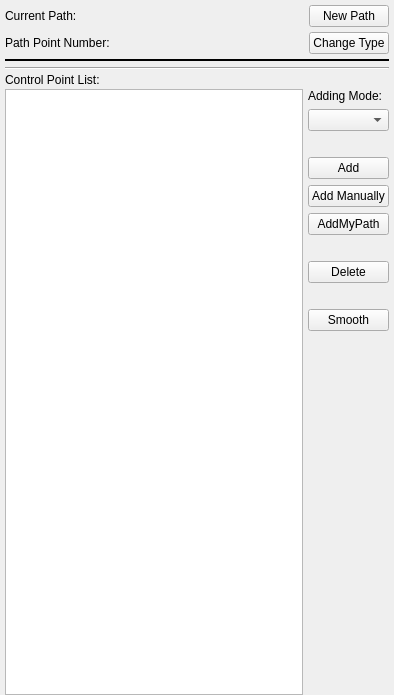
<?xml version="1.0" encoding="UTF-8"?>
<ui version="4.0">
 <class>sv4guiPathEdit</class>
 <widget class="QWidget" name="sv4guiPathEdit">
  <property name="geometry">
   <rect>
    <x>0</x>
    <y>0</y>
    <width>394</width>
    <height>695</height>
   </rect>
  </property>
  <property name="minimumSize">
   <size>
    <width>0</width>
    <height>0</height>
   </size>
  </property>
  <property name="windowTitle">
   <string>Edit Path</string>
  </property>
  <layout class="QVBoxLayout" name="verticalLayout">
   <property name="spacing">
    <number>0</number>
   </property>
   <property name="leftMargin">
    <number>5</number>
   </property>
   <property name="topMargin">
    <number>5</number>
   </property>
   <property name="rightMargin">
    <number>5</number>
   </property>
   <property name="bottomMargin">
    <number>0</number>
   </property>
   <item>
    <widget class="QWidget" name="widget_3" native="true">
     <layout class="QGridLayout" name="gridLayout">
      <property name="leftMargin">
       <number>0</number>
      </property>
      <property name="topMargin">
       <number>0</number>
      </property>
      <property name="rightMargin">
       <number>0</number>
      </property>
      <property name="bottomMargin">
       <number>5</number>
      </property>
      <property name="spacing">
       <number>5</number>
      </property>
      <item row="0" column="0">
       <widget class="QLabel" name="label_6">
        <property name="sizePolicy">
         <sizepolicy hsizetype="Fixed" vsizetype="Preferred">
          <horstretch>0</horstretch>
          <verstretch>0</verstretch>
         </sizepolicy>
        </property>
        <property name="text">
         <string>Current Path:</string>
        </property>
       </widget>
      </item>
      <item row="1" column="1">
       <widget class="QLabel" name="labelPathPointNumber">
        <property name="text">
         <string/>
        </property>
       </widget>
      </item>
      <item row="1" column="0">
       <widget class="QLabel" name="label_4">
        <property name="sizePolicy">
         <sizepolicy hsizetype="Fixed" vsizetype="Preferred">
          <horstretch>0</horstretch>
          <verstretch>0</verstretch>
         </sizepolicy>
        </property>
        <property name="text">
         <string>Path Point Number:</string>
        </property>
       </widget>
      </item>
      <item row="0" column="1">
       <widget class="QLabel" name="labelPathName">
        <property name="text">
         <string/>
        </property>
       </widget>
      </item>
      <item row="1" column="2">
       <widget class="QPushButton" name="btnChange">
        <property name="sizePolicy">
         <sizepolicy hsizetype="Fixed" vsizetype="Fixed">
          <horstretch>0</horstretch>
          <verstretch>0</verstretch>
         </sizepolicy>
        </property>
        <property name="text">
         <string>Change Type</string>
        </property>
       </widget>
      </item>
      <item row="0" column="2">
       <widget class="QPushButton" name="btnNewPath">
        <property name="sizePolicy">
         <sizepolicy hsizetype="Preferred" vsizetype="Fixed">
          <horstretch>0</horstretch>
          <verstretch>0</verstretch>
         </sizepolicy>
        </property>
        <property name="text">
         <string>New Path</string>
        </property>
       </widget>
      </item>
     </layout>
    </widget>
   </item>
   <item>
    <widget class="Line" name="line">
     <property name="frameShadow">
      <enum>QFrame::Plain</enum>
     </property>
     <property name="lineWidth">
      <number>2</number>
     </property>
     <property name="midLineWidth">
      <number>1</number>
     </property>
     <property name="orientation">
      <enum>Qt::Horizontal</enum>
     </property>
    </widget>
   </item>
   <item>
    <widget class="QWidget" name="widget_4" native="true">
     <layout class="QGridLayout" name="gridLayout_2">
      <property name="leftMargin">
       <number>0</number>
      </property>
      <property name="topMargin">
       <number>2</number>
      </property>
      <property name="rightMargin">
       <number>0</number>
      </property>
      <property name="bottomMargin">
       <number>3</number>
      </property>
      <property name="spacing">
       <number>0</number>
      </property>
      <item row="0" column="0">
       <widget class="sv4guiResliceSlider" name="resliceSlider" native="true"/>
      </item>
     </layout>
    </widget>
   </item>
   <item>
    <widget class="QWidget" name="widget" native="true">
     <layout class="QHBoxLayout" name="horizontalLayout">
      <property name="leftMargin">
       <number>0</number>
      </property>
      <property name="topMargin">
       <number>0</number>
      </property>
      <property name="rightMargin">
       <number>0</number>
      </property>
      <property name="bottomMargin">
       <number>0</number>
      </property>
     </layout>
    </widget>
   </item>
   <item>
    <widget class="Line" name="line_2">
     <property name="orientation">
      <enum>Qt::Horizontal</enum>
     </property>
    </widget>
   </item>
   <item>
    <widget class="QWidget" name="widget_6" native="true">
     <layout class="QHBoxLayout" name="horizontalLayout_3">
      <property name="spacing">
       <number>0</number>
      </property>
      <property name="leftMargin">
       <number>0</number>
      </property>
      <property name="topMargin">
       <number>3</number>
      </property>
      <property name="rightMargin">
       <number>0</number>
      </property>
      <property name="bottomMargin">
       <number>2</number>
      </property>
      <item>
       <widget class="QLabel" name="label_2">
        <property name="text">
         <string>Control Point List:</string>
        </property>
       </widget>
      </item>
     </layout>
    </widget>
   </item>
   <item>
    <widget class="QWidget" name="widget_2" native="true">
     <layout class="QHBoxLayout" name="horizontalLayout_2">
      <property name="spacing">
       <number>5</number>
      </property>
      <property name="leftMargin">
       <number>0</number>
      </property>
      <property name="topMargin">
       <number>0</number>
      </property>
      <property name="rightMargin">
       <number>0</number>
      </property>
      <property name="bottomMargin">
       <number>0</number>
      </property>
      <item>
       <widget class="QListWidget" name="listWidget">
        <property name="toolTip">
         <string>To interactively modify the path in Display window:
Ctrl + left click to add a control point
Left click and hold to drag a control point
Right click to remove a control point </string>
        </property>
       </widget>
      </item>
      <item>
       <widget class="QWidget" name="widget_5" native="true">
        <layout class="QVBoxLayout" name="verticalLayout_2">
         <property name="spacing">
          <number>6</number>
         </property>
         <property name="leftMargin">
          <number>0</number>
         </property>
         <property name="topMargin">
          <number>0</number>
         </property>
         <property name="rightMargin">
          <number>0</number>
         </property>
         <property name="bottomMargin">
          <number>0</number>
         </property>
         <item>
          <widget class="QLabel" name="label">
           <property name="text">
            <string>Adding Mode:</string>
           </property>
          </widget>
         </item>
         <item>
          <widget class="QComboBox" name="comboBoxAddingMode">
           <property name="toolTip">
            <string>Choose a mode for how to add a new control point</string>
           </property>
           <item>
            <property name="text">
             <string/>
            </property>
           </item>
           <item>
            <property name="text">
             <string/>
            </property>
           </item>
           <item>
            <property name="text">
             <string/>
            </property>
           </item>
           <item>
            <property name="text">
             <string/>
            </property>
           </item>
           <item>
            <property name="text">
             <string/>
            </property>
           </item>
          </widget>
         </item>
         <item>
          <widget class="QLabel" name="label_3">
           <property name="text">
            <string/>
           </property>
          </widget>
         </item>
         <item>
          <widget class="QPushButton" name="buttonAdd">
           <property name="toolTip">
            <string>Add the crosshair center as a new control point
(Shortcut: Ctrl+A)</string>
           </property>
           <property name="text">
            <string>Add</string>
           </property>
          </widget>
         </item>
         <item>
          <widget class="QPushButton" name="buttonAddManually">
           <property name="toolTip">
            <string>Add a control point by providing coordinates</string>
           </property>
           <property name="text">
            <string>Add Manually</string>
           </property>
          </widget>
         </item>
         <item>
          <widget class="QPushButton" name="buttonAddMyPath">
           <property name="text">
            <string>AddMyPath</string>
           </property>
          </widget>
         </item>
         <item>
          <widget class="QLabel" name="label_5">
           <property name="text">
            <string/>
           </property>
          </widget>
         </item>
         <item>
          <widget class="QPushButton" name="buttonDelete">
           <property name="toolTip">
            <string>Delete the selected point
(Shortcut: Ctrl+D)</string>
           </property>
           <property name="text">
            <string>Delete</string>
           </property>
          </widget>
         </item>
         <item>
          <widget class="QLabel" name="label_7">
           <property name="text">
            <string/>
           </property>
          </widget>
         </item>
         <item>
          <widget class="QPushButton" name="btnSmooth">
           <property name="toolTip">
            <string>Smooth the path by Fourier transform</string>
           </property>
           <property name="text">
            <string>Smooth</string>
           </property>
          </widget>
         </item>
         <item>
          <spacer name="verticalSpacer">
           <property name="orientation">
            <enum>Qt::Vertical</enum>
           </property>
           <property name="sizeHint" stdset="0">
            <size>
             <width>20</width>
             <height>40</height>
            </size>
           </property>
          </spacer>
         </item>
        </layout>
       </widget>
      </item>
     </layout>
    </widget>
   </item>
  </layout>
 </widget>
 <layoutdefault spacing="6" margin="11"/>
 <customwidgets>
  <customwidget>
   <class>sv4guiResliceSlider</class>
   <extends>QWidget</extends>
   <header location="global">sv4gui_ResliceSlider.h</header>
   <container>1</container>
  </customwidget>
 </customwidgets>
 <resources/>
 <connections/>
</ui>
